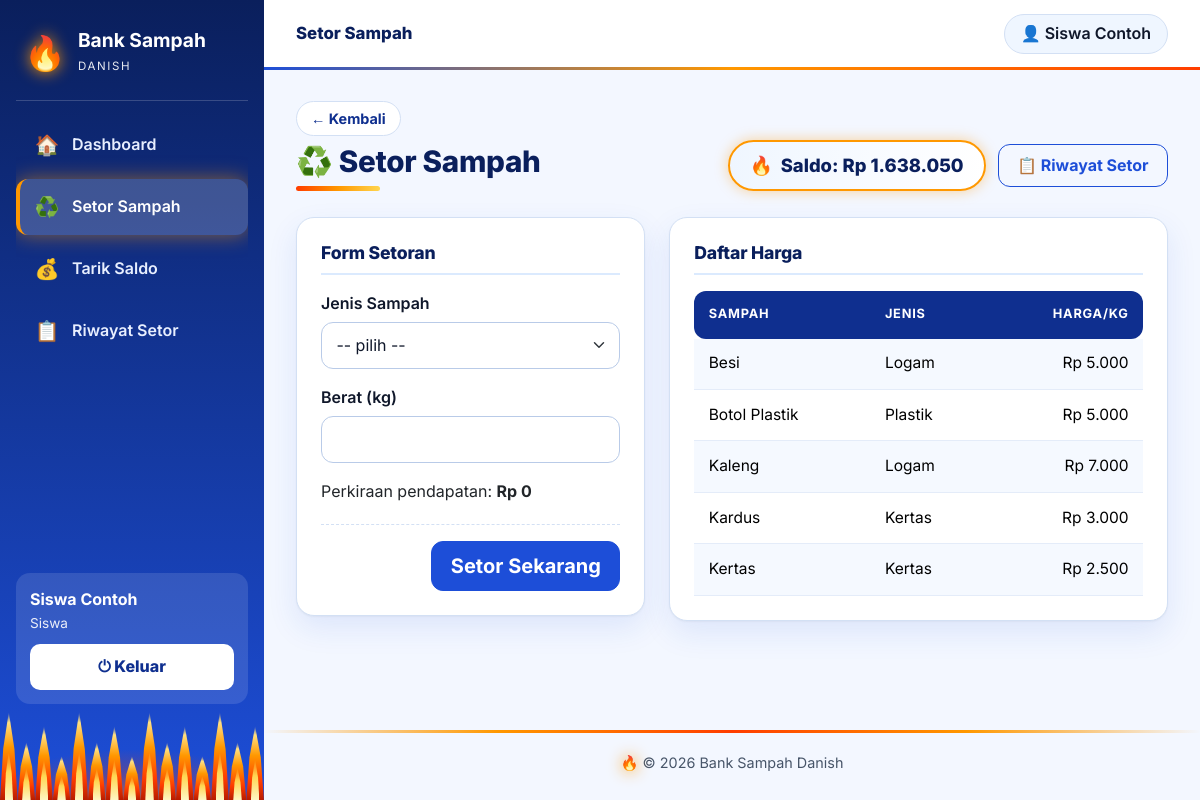
The app's page /setor/index.php (signed in) with its own data.
### tables this page shows
CREATE TABLE `sampah` (
  `id_sampah` int(11) NOT NULL,
  `nama_sampah` varchar(100) NOT NULL,
  `jenis` varchar(50) NOT NULL,
  `harga_per_kg` decimal(12,2) NOT NULL DEFAULT 0.00,
  `stok` decimal(12,2) NOT NULL DEFAULT 0.00
);

### setor/index.php (the view, shortened to what this page needs)
<?php
require_once '../config/auth.php';
$sampah = rows(q($koneksi, "SELECT * FROM sampah ORDER BY nama_sampah"));
include '../config/header.php'; ?>
<div class="row g-4">
  <div class="col-lg-5">
    <div class="card p-4">
      <h5 class="card-h">Form Setoran</h5>
      <form method="post">
        <label class="form-label">Jenis Sampah</label>
        <select name="id_sampah" id="sampah" class="form-select mb-3" required>
          <option value="">-- pilih --</option>
        </select>
        <label class="form-label">Berat (kg)</label>
        <input type="number" step="0.01" min="0.01" name="berat" id="berat" class="form-control mb-3" required>
        <div>Perkiraan pendapatan: <b id="est">Rp 0</b></div>
        <div class="form-actions"><button class="btn btn-primary btn-lg">Setor Sekarang</button></div>
      </form>
    </div>
  </div>
  <div class="col-lg-7">
    <div class="card p-4">
      <h5 class="card-h">Daftar Harga</h5>
      <div class="table-responsive">
      <table class="table table-striped mb-0">
        <thead><tr><th>Sampah</th><th>Jenis</th><th class="text-end">Harga/kg</th></tr></thead>
        <tbody>
        <?php foreach ($sampah as $s): ?>
          <tr><td><?= h($s['nama_sampah']) ?></td><td><?= h($s['jenis']) ?></td><td class="text-end"><?= rupiah($s['harga_per_kg']) ?></td></tr>
        <?php endforeach; ?>
        </tbody>
      </table>
      </div>
    </div>
  </div>
</div>
<?php include '../config/footer.php';

### assets/tema-api.css (style rules this page uses)
:root { --blue-900:#0a1f5c; --blue-800:#0f2f8f; --blue-700:#1d4ed8; --blue-600:#2563eb; --blue-100:#dbeafe; --blue-50:#eff6ff; --ink:#0f172a; --muted:#475569; --line:#d3e0f4; --bg:#f3f7ff; --fire1:#ff3d00; --fire2:#ff9800; --fire3:#ffd54f; --side:264px; }
html { font-size:16px }
body { font-family:'Inter','Segoe UI',Arial,Helvetica,sans-serif;font-size:1rem;line-height:1.6;color:var(--ink);background:var(--bg);-webkit-font-smoothing:antialiased;text-rendering:optimizeLegibility }
h1,h2,h3,h4,h5 { color:var(--blue-900);font-weight:800;letter-spacing:-.01em }
a { color:var(--blue-700) }
label,.form-label { font-weight:600;color:var(--ink);margin-bottom:.35rem }
.flame-bar i { position:relative;flex:1;height:100%;transform-origin:50% 100%; background:linear-gradient(to top,#b71c00,var(--fire1) 25%,var(--fire2) 60%,#ffe082 88%,rgba(255,224,130,0)); clip-path:polygon(50% 0,82% 42%,100% 100%,0 100%,18% 42%);animation:flicker .9s ease-in-out infinite alternate }
.flame-bar i::after { content:'';position:absolute;left:26%;right:26%;bottom:0;height:55%;background:linear-gradient(to top,#fff6c2,#ffd54f 60%,rgba(255,213,79,0));clip-path:polygon(50% 0,85% 45%,100% 100%,0 100%,15% 45%) }
.flame-bar i:nth-child(4n+1) { height:100% }
.flame-bar i:nth-child(4n+2) { height:66% }
.flame-bar i:nth-child(4n+3) { height:84% }
.flame-bar i:nth-child(4n) { height:50% }
.flame-bar i:nth-child(3n) { animation-delay:.15s;animation-duration:.72s }
.flame-bar i:nth-child(5n) { animation-delay:.3s;animation-duration:1.1s }
.flame-bar i:nth-child(7n) { animation-delay:.45s }
.card { background:#fff;border:1px solid var(--line);border-radius:18px;box-shadow:0 1px 2px #0000000a,0 12px 30px #1d4ed81a }
.card-h { font-size:1.1rem;margin-bottom:1rem;padding-bottom:.6rem;border-bottom:2px solid var(--blue-100) }
.saldo { display:inline-block;background:linear-gradient(90deg,var(--blue-50),#fff);color:var(--blue-900);font-weight:800;font-size:1.15rem;padding:9px 20px;border-radius:999px;border:2px solid var(--fire2);box-shadow:0 0 14px rgba(255,152,0,.4) }
.saldo::before { content:'🔥';margin-right:8px;display:inline-block;animation:fireicon 1s ease-in-out infinite alternate }
.table { --bs-table-bg:transparent;font-size:.97rem;color:var(--ink) }
.table thead th { background:var(--blue-800);color:#fff;font-size:.8rem;text-transform:uppercase;letter-spacing:.06em;font-weight:700;border:0;white-space:nowrap;padding:.85rem .9rem }
.table thead th:first-child { border-radius:12px 0 0 12px }
.table thead th:last-child { border-radius:0 12px 12px 0 }
.table td { padding:.8rem .9rem;border-color:#e4ecf9 }
.table-striped>tbody>tr:nth-of-type(odd)>* { --bs-table-bg-type:#f5f9ff }
.btn { font-weight:700;border-radius:12px;padding:.55rem 1.15rem;transition:box-shadow .2s,transform .15s }
.btn-primary { --bs-btn-bg:var(--blue-700);--bs-btn-border-color:var(--blue-700);--bs-btn-hover-bg:var(--blue-800);--bs-btn-hover-border-color:var(--blue-800);--bs-btn-active-bg:var(--blue-900);--bs-btn-active-border-color:var(--blue-900) }
.btn-outline-primary { --bs-btn-color:var(--blue-700);--bs-btn-border-color:var(--blue-700);--bs-btn-hover-bg:var(--blue-700);--bs-btn-hover-border-color:var(--blue-700) }
.form-actions { display:flex;justify-content:flex-end;gap:10px;margin-top:20px;padding-top:16px;border-top:1px dashed var(--line);flex-wrap:wrap }
.form-control,.form-select,.input-group-text { border-radius:12px;border:1.5px solid #b9cbe8;color:var(--ink);font-size:1rem;padding:.65rem .9rem }
.form-control::placeholder { color:#64748b }

### records on screen
sampah: nama_sampah "Besi", jenis "Logam", harga_per_kg "Rp 5.000"
sampah: nama_sampah "Botol Plastik", jenis "Plastik", harga_per_kg "Rp 5.000"
sampah: nama_sampah "Kaleng", jenis "Logam", harga_per_kg "Rp 7.000"
sampah: nama_sampah "Kardus", jenis "Kertas", harga_per_kg "Rp 3.000"
sampah: nama_sampah "Kertas", jenis "Kertas", harga_per_kg "Rp 2.500"

### other values on screen
$m[1] "🏠"
$m[2] "Dashboard"
$m[1] "♻️"
$m[2] "Setor Sampah"
$m[1] "💰"
$m[2] "Tarik Saldo"
$m[1] "📋"
$m[2] "Riwayat Setor"
$_SESSION['nama'] "Siswa Contoh"
$role "Siswa"
$judulBar "Setor Sampah"
$judul "♻️ Setor Sampah"
$aksi "Saldo: Rp 1.638.050 📋 Riwayat Setor"
